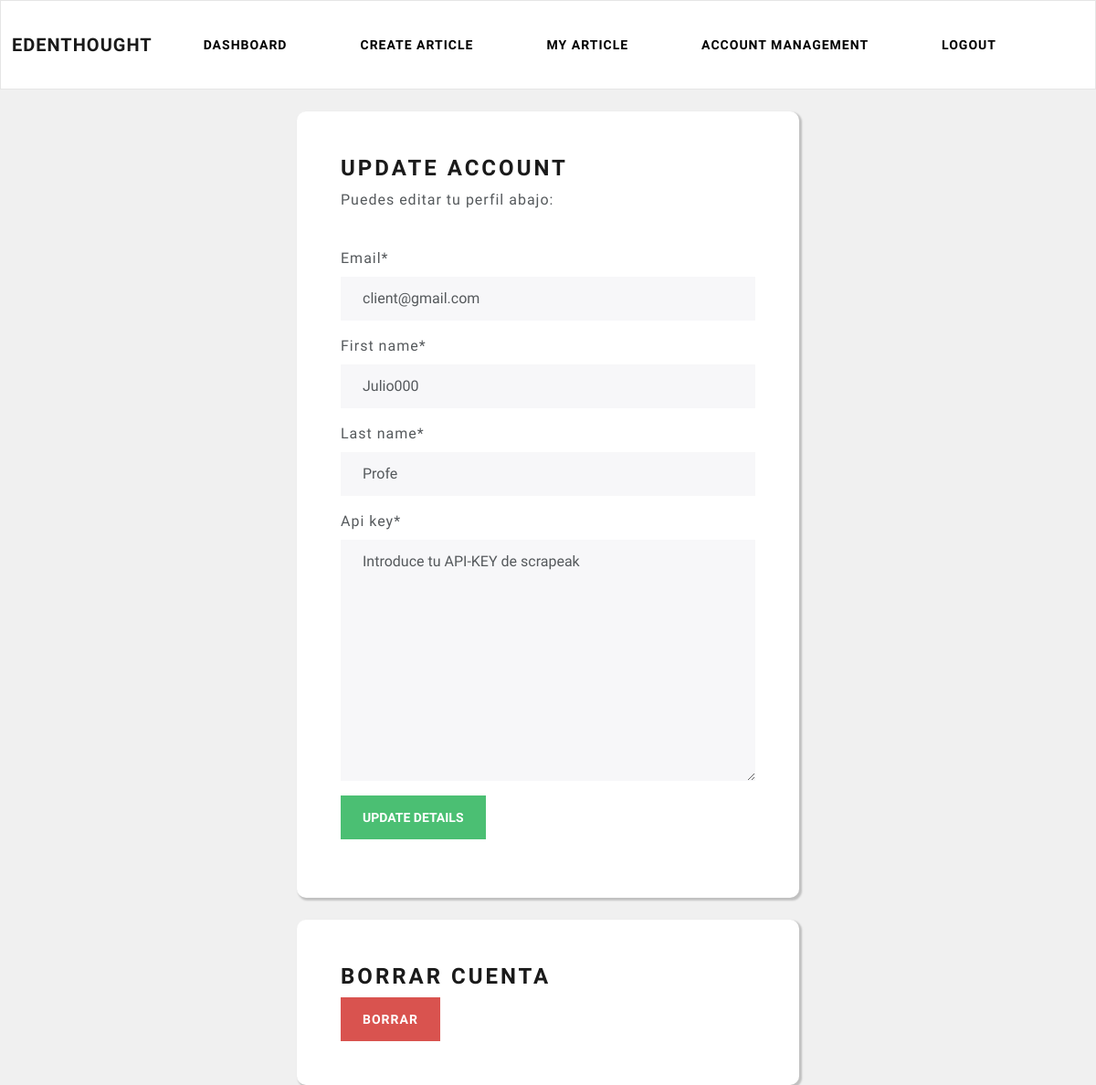
The app's page /writer/account-management (signed in) with its own data.
### account/models.py (models this page shows, shortened)
class CustomUser(AbstractBaseUser, PermissionsMixin):
    username=None
    email = models.EmailField(unique=True)
    first_name = models.CharField(max_length=80)
    last_name = models.CharField(max_length=135)
    is_active = models.BooleanField(default=True)
    is_staff = models.BooleanField(default=False)
    date_joined = models.DateTimeField(default=now)
    is_writer = models.BooleanField(default=True, verbose_name="Are you a writer?")
    api_key = models.TextField(default="Introduce tu API-KEY de scrapeak")
    USERNAME_FIELD = 'email'
    REQUIRED_FIELDS = []
    objects = CustomUserManager()

### writer/views.py (the view)
# urls.py: path('account-management', views.account_management, name="account-management"),
@login_required(login_url='my_login')
def account_management(request):
     form = UpdateUserForm(instance=request.user)
     if request.method == 'POST':
          form = UpdateUserForm(request.POST, instance=request.user)
          if form.is_valid():
               form.save()
               return redirect('writer-dashboard')
     context = {'UpdateUserForm':form}
     return render(request, 'writer/account-management.html', context)

### writer/forms.py
class UpdateUserForm(ModelForm):
    password = None
    class Meta:
        model=CustomUser
        fields= ['email','first_name','last_name', 'api_key']
        exclude= ['password1','password2']

### writer/templates/writer/account-management.html (shortened to what this page needs)
{% extends 'writer/navbar.html' %}
{% load crispy_forms_tags %}
{% block content %}
    <br>
    <div class="container bg-white shadow-md p-5 form-layout">
        <h3> Update account </h3>
        <p>Puedes editar tu perfil abajo: </p>
        <br>
        <form autocomplete="off" method="post">
            {{UpdateUserForm|crispy}}
            <input class="btn btn-success" type="submit" value="Update details"/>
        </form>
    </div>
    <br>
    <div class="container bg-white shadow-md p-5 form-layout">
        <h3>Borrar cuenta</h3>
        <a type="button" class="btn btn-danger" href="{% url 'delete-account' %}">Borrar</a>
    </div>
{% endblock %}

### static/css/styles.css (style rules this page uses)
body { background-color: #f0f0f0; overflow-x: hidden; }
.form-layout { width: 550px; border-radius: 10px; box-shadow: 2px 2px 2px 1px rgba(0, 0, 0, 0.2); }

### records on screen
CustomUser: email "client@gmail.com", first_name "Julio000", last_name "Profe", api_key "Introduce tu API-KEY de scrapeak"
